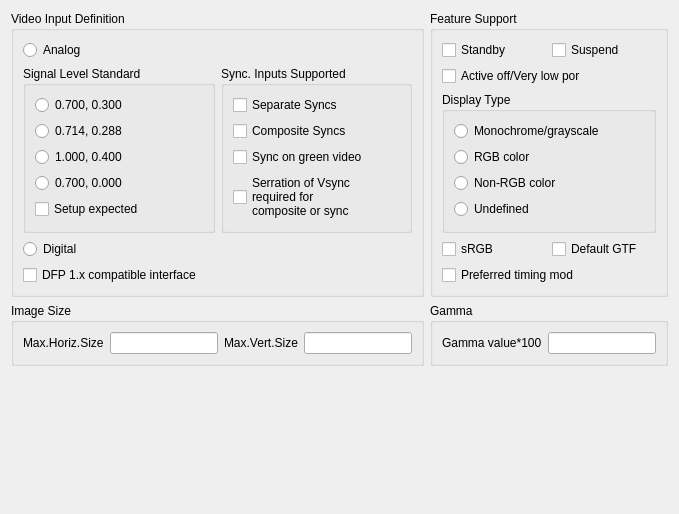
        <widget class="QWidget" name="tab_2">
         <attribute name="title">
          <string>Basic Display Parameters</string>
         </attribute>
         <layout class="QGridLayout" name="gridLayout_4">
          <item row="0" column="0">
           <widget class="QGroupBox" name="groupBox_5">
            <property name="title">
             <string>Video Input Definition</string>
            </property>
            <layout class="QVBoxLayout" name="verticalLayout_5">
             <item>
              <widget class="QRadioButton" name="m_pDisplayAnalogRB">
               <property name="text">
                <string>Analog</string>
               </property>
               <attribute name="buttonGroup">
                <string notr="true">buttonGroup</string>
               </attribute>
              </widget>
             </item>
             <item>
              <layout class="QHBoxLayout" name="horizontalLayout_4">
               <item>
                <widget class="QGroupBox" name="m_pDisplaySignalLevelGB">
                 <property name="title">
                  <string>Signal Level Standard</string>
                 </property>
                 <layout class="QVBoxLayout" name="verticalLayout_3">
                  <item>
                   <widget class="QRadioButton" name="m_pDisplaySignalLevel1RB">
                    <property name="text">
                     <string>0.700, 0.300</string>
                    </property>
                   </widget>
                  </item>
                  <item>
                   <widget class="QRadioButton" name="m_pDisplaySignalLevel2RB">
                    <property name="text">
                     <string>0.714, 0.288</string>
                    </property>
                   </widget>
                  </item>
                  <item>
                   <widget class="QRadioButton" name="m_pDisplaySignalLevel3RB">
                    <property name="text">
                     <string>1.000, 0.400</string>
                    </property>
                   </widget>
                  </item>
                  <item>
                   <widget class="QRadioButton" name="m_pDisplaySignalLevel4RB">
                    <property name="text">
                     <string>0.700, 0.000</string>
                    </property>
                   </widget>
                  </item>
                  <item>
                   <widget class="QCheckBox" name="m_pDisplaySignalLevelSetupCB">
                    <property name="text">
                     <string>Setup expected</string>
                    </property>
                   </widget>
                  </item>
                 </layout>
                </widget>
               </item>
               <item>
                <widget class="QGroupBox" name="m_pDisplaySyncInputGB">
                 <property name="title">
                  <string>Sync. Inputs Supported</string>
                 </property>
                 <layout class="QVBoxLayout" name="verticalLayout_4">
                  <item>
                   <widget class="QCheckBox" name="m_pDisplaySyncInput1CB">
                    <property name="text">
                     <string>Separate Syncs</string>
                    </property>
                   </widget>
                  </item>
                  <item>
                   <widget class="QCheckBox" name="m_pDisplaySyncInput2CB">
                    <property name="text">
                     <string>Composite Syncs</string>
                    </property>
                   </widget>
                  </item>
                  <item>
                   <widget class="QCheckBox" name="m_pDisplaySyncInput3CB">
                    <property name="text">
                     <string>Sync on green video</string>
                    </property>
                   </widget>
                  </item>
                  <item>
                   <widget class="QCheckBox" name="m_pDisplaySyncInput4CB">
                    <property name="text">
                     <string>Serration of Vsync 
required for 
composite or sync</string>
                    </property>
                    <property name="autoExclusive">
                     <bool>false</bool>
                    </property>
                   </widget>
                  </item>
                 </layout>
                </widget>
               </item>
              </layout>
             </item>
             <item>
              <widget class="QRadioButton" name="m_pDisplayDigitalRB">
               <property name="text">
                <string>Digital</string>
               </property>
               <attribute name="buttonGroup">
                <string notr="true">buttonGroup</string>
               </attribute>
              </widget>
             </item>
             <item>
              <widget class="QCheckBox" name="m_pDisplayDFPCB">
               <property name="text">
                <string>DFP 1.x compatible interface</string>
               </property>
              </widget>
             </item>
            </layout>
           </widget>
          </item>
          <item row="0" column="1">
           <widget class="QGroupBox" name="groupBox_9">
            <property name="title">
             <string>Feature Support</string>
            </property>
            <layout class="QVBoxLayout" name="verticalLayout_7">
             <item>
              <layout class="QHBoxLayout" name="horizontalLayout_6">
               <item>
                <widget class="QCheckBox" name="m_pDisplayStandbyCB">
                 <property name="text">
                  <string>Standby</string>
                 </property>
                </widget>
               </item>
               <item>
                <widget class="QCheckBox" name="m_pDisplaySuspendCB">
                 <property name="text">
                  <string>Suspend</string>
                 </property>
                </widget>
               </item>
              </layout>
             </item>
             <item>
              <widget class="QCheckBox" name="m_pDisplayActiveOffCB">
               <property name="text">
                <string>Active off/Very low por</string>
               </property>
              </widget>
             </item>
             <item>
              <widget class="QGroupBox" name="groupBox_10">
               <property name="title">
                <string>Display Type</string>
               </property>
               <layout class="QVBoxLayout" name="verticalLayout_6">
                <item>
                 <widget class="QRadioButton" name="m_pDisplayType1RB">
                  <property name="text">
                   <string>Monochrome/grayscale</string>
                  </property>
                 </widget>
                </item>
                <item>
                 <widget class="QRadioButton" name="m_pDisplayType2RB">
                  <property name="text">
                   <string>RGB color</string>
                  </property>
                 </widget>
                </item>
                <item>
                 <widget class="QRadioButton" name="m_pDisplayType3RB">
                  <property name="text">
                   <string>Non-RGB color</string>
                  </property>
                 </widget>
                </item>
                <item>
                 <widget class="QRadioButton" name="m_pDisplayType4RB">
                  <property name="text">
                   <string>Undefined</string>
                  </property>
                 </widget>
                </item>
               </layout>
              </widget>
             </item>
             <item>
              <layout class="QHBoxLayout" name="horizontalLayout_7">
               <item>
                <widget class="QCheckBox" name="m_pDisplayRGBCB">
                 <property name="text">
                  <string>sRGB</string>
                 </property>
                </widget>
               </item>
               <item>
                <widget class="QCheckBox" name="m_pDisplayGTFCB">
                 <property name="text">
                  <string>Default GTF</string>
                 </property>
                </widget>
               </item>
              </layout>
             </item>
             <item>
              <widget class="QCheckBox" name="m_pDisplayPreferredCB">
               <property name="text">
                <string>Preferred timing mod</string>
               </property>
              </widget>
             </item>
            </layout>
           </widget>
          </item>
          <item row="1" column="0">
           <widget class="QGroupBox" name="groupBox_8">
            <property name="title">
             <string>Image Size</string>
            </property>
            <layout class="QHBoxLayout" name="horizontalLayout_5">
             <item>
              <widget class="QLabel" name="label_10">
               <property name="text">
                <string>Max.Horiz.Size</string>
               </property>
              </widget>
             </item>
             <item>
              <widget class="QLineEdit" name="m_pDisplayMaxHSizeLE"/>
             </item>
             <item>
              <widget class="QLabel" name="label_11">
               <property name="text">
                <string>Max.Vert.Size</string>
               </property>
              </widget>
             </item>
             <item>
              <widget class="QLineEdit" name="m_pDisplayMaxVSizeLE"/>
             </item>
            </layout>
           </widget>
          </item>
          <item row="1" column="1">
           <widget class="QGroupBox" name="groupBox_11">
            <property name="title">
             <string>Gamma</string>
            </property>
            <layout class="QHBoxLayout" name="horizontalLayout_8">
             <item>
              <widget class="QLabel" name="label_12">
               <property name="text">
                <string>Gamma value*100</string>
               </property>
              </widget>
             </item>
             <item>
              <widget class="QLineEdit" name="m_pDisplayGammaValueLE"/>
             </item>
            </layout>
           </widget>
          </item>
          <item row="2" column="0">
           <spacer name="verticalSpacer_4">
            <property name="orientation">
             <enum>Qt::Vertical</enum>
            </property>
            <property name="sizeHint" stdset="0">
             <size>
              <width>20</width>
              <height>137</height>
             </size>
            </property>
           </spacer>
          </item>
          <item row="2" column="1">
           <spacer name="verticalSpacer_5">
            <property name="orientation">
             <enum>Qt::Vertical</enum>
            </property>
            <property name="sizeHint" stdset="0">
             <size>
              <width>20</width>
              <height>137</height>
             </size>
            </property>
           </spacer>
          </item>
         </layout>
        </widget>
